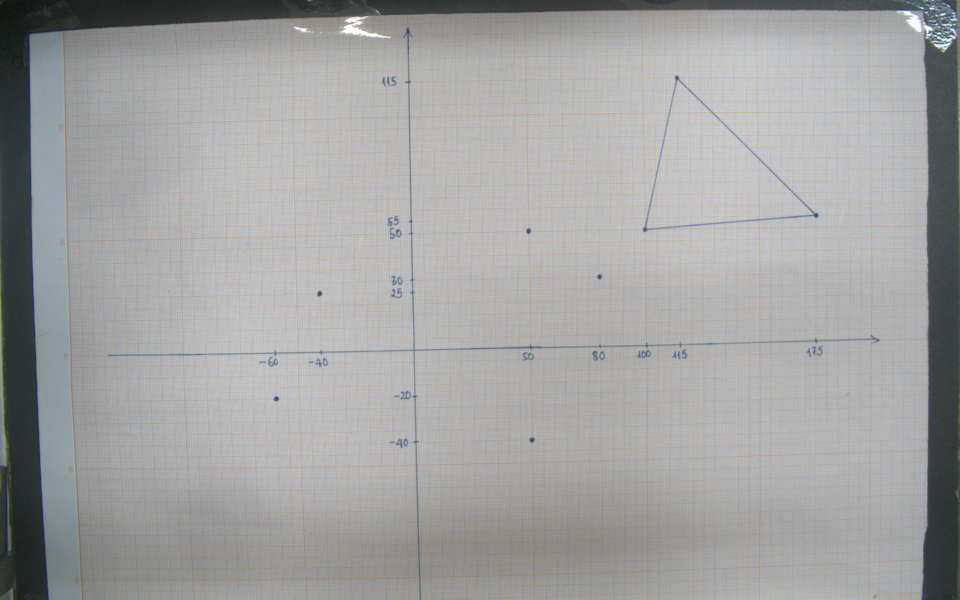
#> input picture Project_Exercise/Question_5/pictures/492.jpg, 1920 x 1200 px, found by its file name (shown at 1/2 size)
$ python 5.py
#> lines starting #> are read from the running program, lines starting #| are printed output that depends on the picture
import cv2
import numpy as np

def create_calibration_data(image_path):
    """
    GUI creates calibration data by allowing the user to click on points in the image.
    Returns a list of pixel coordinates.
    """
    # Load image
    img = cv2.imread(image_path)
#> img is the input picture: shape (1200, 1920, 3); mean B, G, R 161.8, 162.4, 162.1
    if img is None:
        print("Cannot load image.")
        return None

    # List to store pixel coordinates
    points = []

    def mouse_callback(event, x, y, flags, param):
        if event == cv2.EVENT_LBUTTONDOWN:
            points.append((x, y))
            print(f"Clicked point: ({x}, {y})")
            cv2.circle(img, (x, y), 5, (0, 255, 0), -1)
            cv2.imshow('Image', img)

    cv2.imshow('Image', img)
    cv2.setMouseCallback('Image', mouse_callback)

    print("Click points on the image. Press 'q' to stop.")
    while True:
        key = cv2.waitKey(1) & 0xFF
#> (key q is pressed here)
        if key == ord('q'):
            break

    cv2.destroyAllWindows()

    if not points:
        print("No points were clicked.")
        return None

    return points

# Read calibration data from images
if __name__ == "__main__":
    image_path_h1 = r"D:\Fundemental\4\251\Computer_Vision\BTL\Bai5\pictures\492.jpg"  # Image path
    image_path_h2 = r"D:\Fundemental\4\251\Computer_Vision\BTL\Bai5\pictures\475.jpg"
    image_path_h3 = r"D:\Fundemental\4\251\Computer_Vision\BTL\Bai5\pictures\467.jpg"

    data_h1 = create_calibration_data(image_path_h1)
    data_h2 = create_calibration_data(image_path_h2)
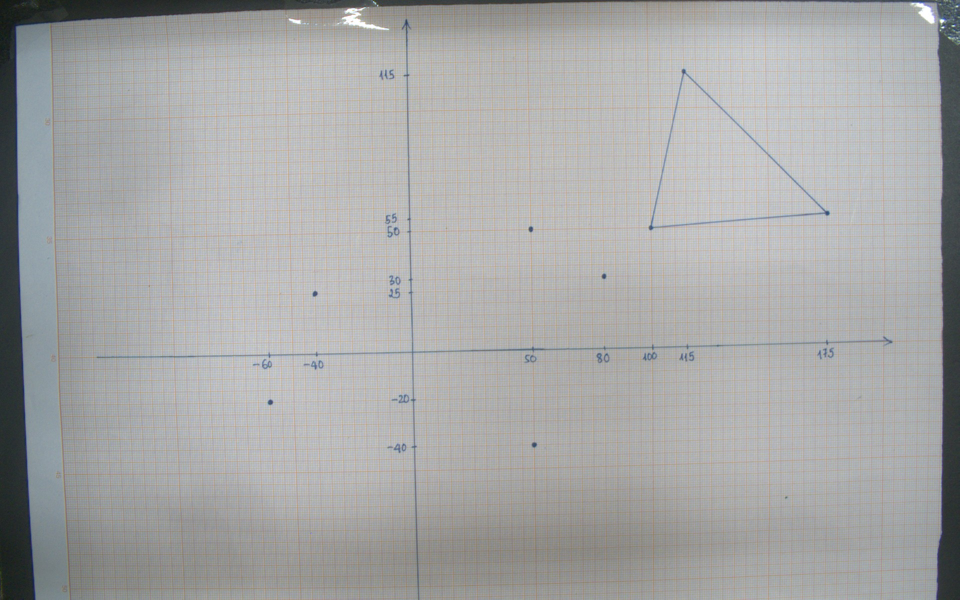
#> input picture Project_Exercise/Question_5/pictures/475.jpg, 1920 x 1200 px, found by its file name (shown at 1/2 size)
#> in create_calibration_data, img is the input picture: shape (1200, 1920, 3); mean B, G, R 166.7, 167.1, 166.6
#> (key Esc is pressed here)
    data_h3 = create_calibration_data(image_path_h3)
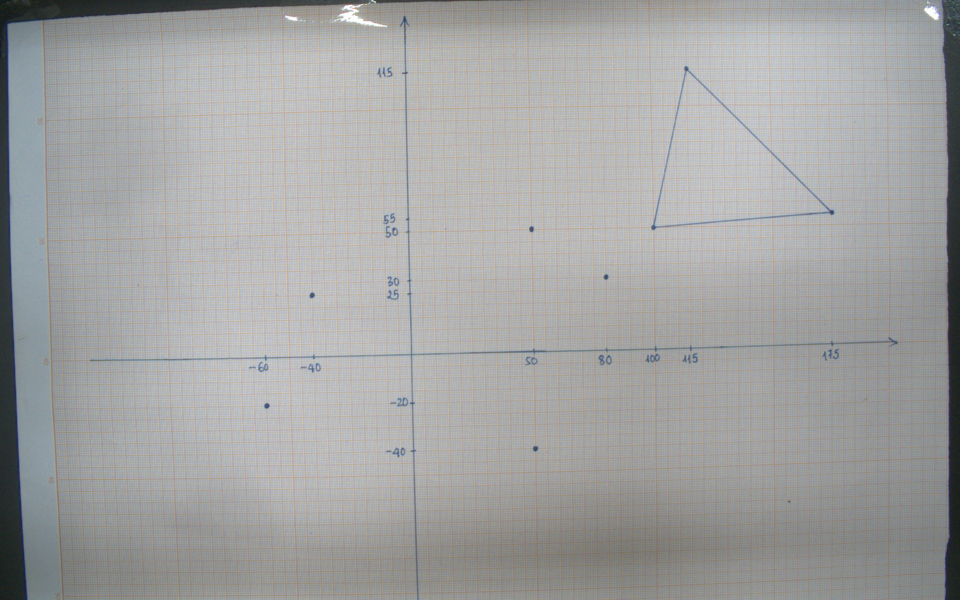
#> input picture Project_Exercise/Question_5/pictures/467.jpg, 1920 x 1200 px, found by its file name (shown at 1/2 size)
#> in create_calibration_data, img is the input picture: shape (1200, 1920, 3); mean B, G, R 163, 163.5, 163.1

    # World coordinates corresponding to the images coords
    data = np.array([[80, 30, 492],
                    [50, 50, 492],
                    [-40, 25, 492],
                    [-60, -20, 492],
                    [50, -40, 492],
                    [80, 30, 475],
                    [50, 50, 475],
                    [-40, 25, 475],
                    [-60, -20, 475],
                    [50, -40, 475],
                    [80, 30, 467],
                    [50, 50, 467],
                    [-40, 25, 467],
                    [-60, -20, 467],
                    [50, -40, 467]])

    data = np.hstack((np.array(data_h1 + data_h2 + data_h3), data))

    print("Data from image 1: h1 = 492 mm:", data_h1)
    print("Data from image 2: h2 = 475 mm:", data_h2)
    print("Data from image 3: h3 = 467 mm:", data_h3)

    np.savetxt("calibration_data.txt", data, fmt="%.6f")
    if data is not None:
        print("Calibration data:")
        print(data)


# Get image coordinates and world coordinates
imgCoor = data[:, :2]  # columns u_1, v_1
worldCoor = data[:, 2:]  # columns x_1, y_1, z_1

# Build matrix P
P = np.zeros((2*len(imgCoor), 12))
j = 0

for i in range(0, 2*len(imgCoor), 2):
    P[i, 0:3] = worldCoor[j, 0:3]
    P[i+1, 4:7] = worldCoor[j, 0:3]
    P[i, 3] = 1
    P[i+1, 7] = 1
    P[i, 8:12] = -np.concatenate([worldCoor[j, 0:3], [1]]) * imgCoor[j, 0]
    P[i+1, 8:12] = -np.concatenate([worldCoor[j, 0:3], [1]]) * imgCoor[j, 1]
    j += 1

# SVD decomposition
U, S, V = np.linalg.svd(P)
V_last = V[-1, :]

# Create matrix M
M = np.zeros((3, 4))
M[0, 0:4] = V_last[0:4]
M[1, 0:4] = V_last[4:8]
M[2, 0:4] = V_last[8:12]

print('Projected matrix')
M_ext = M.copy()
print(M_ext)

# Extract intrinsic and extrinsic matrices from matrix M
M = M / M[2, 3]
H = M[:, 0:3]  # first 3 columns of M
T = M[:, 3]    # translation matrix

# QR decomposition to find K and Ro
Q, R = np.linalg.qr(np.linalg.inv(H))
K = np.linalg.inv(R)
Ro = Q.T

# K must have positive diagonal elements
t = np.array([[-1, 0, 0],
              [0, 1, 0],
              [0, 0, 1]])
K = K @ t / K[2, 2]

print('\nIntrinsic matrix K:')
print(K)

print('\nExtrinsics Matrix:')
EXT = np.column_stack([Ro, T])
print(EXT)


# Calculate world coordinates from image coordinates
z_known = 492  # distance from camera to surface

image_path_test = r"D:\Fundemental\4\251\Computer_Vision\BTL\Bai5\pictures\492.jpg"

worldCoor_3D = []
# imgCoor_test = np.array([[845, 507], [1462, 100], [1750, 412]])
imgCoor_test = create_calibration_data(image_path_test)
imgCoor_test = np.array(imgCoor_test)
point_names = ['P1', 'P2', 'P3']

print('\n--------------------------------------------')
for i in range(len(imgCoor_test)):
    u = imgCoor_test[i, 0]
    v = imgCoor_test[i, 1]

    # Define the system of equations
    A = np.array([
        [M[0,0] - u*M[2,0], M[0,1] - u*M[2,1]],
        [M[1,0] - v*M[2,0], M[1,1] - v*M[2,1]]
    ])

    B = np.array([
        u*M[2,2]*z_known + u*M[2,3] - M[0,2]*z_known - M[0,3],
        v*M[2,2]*z_known + v*M[2,3] - M[1,2]*z_known - M[1,3]
    ])

    # Solve for world coordinates (X, Y)
    world_pt = np.linalg.solve(A, B)
    worldCoor_3D.append([np.ceil(world_pt[0]), np.ceil(world_pt[1]), z_known])

    print(f'Img_coordinate at {point_names[i]}: ({int(u)}, {int(v)}) --------> '
          f'World_Coordinate: ({int(np.ceil(world_pt[0]))}, {int(np.ceil(world_pt[1]))})')

worldCoor_3D = np.array(worldCoor_3D)

# Calculate Euclidean distance between P1 and P2
p1 = worldCoor_3D[0]
p2 = worldCoor_3D[1]

distance = np.sqrt((p2[0] - p1[0])**2 + (p2[1] - p1[1])**2 + (p2[2] - p1[2])**2)

print('--------------------------------------------')
print(f'Distance between P1({int(p1[0])}, {int(p1[1])}) and P2({int(p2[0])}, {int(p2[1])}) '
      f'with world_Coordinate: {distance:.6f} mm')
